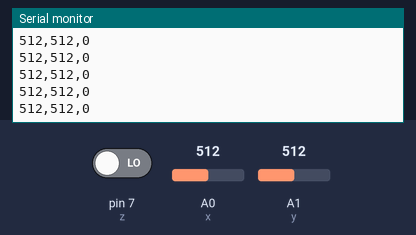
Simulated run of this sketch. Board: Arduino Uno, built with avr-gcc and run on an emulated ATmega328P. On the bench: the last lines printed to the serial monitor. Inputs (shaded band) come from the test bench; at power-on: A0 (x) = 512, A1 (y) = 512, pin 7 (z) LOW.

Above: at 1.2 s.
1.3 s: A0 (x) set to 716
At 1.31 s:
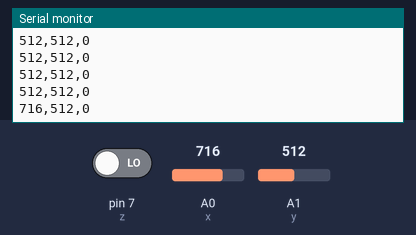
2.8 s: A1 (y) set to 716
At 2.82 s:
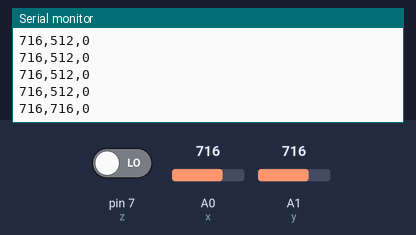
4.3 s: pin 7 (z) driven HIGH
At 4.33 s:
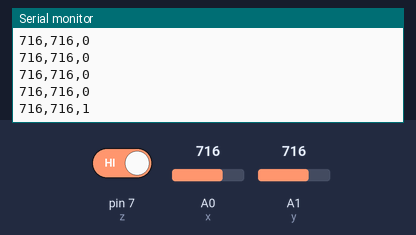
5.8 s: A0 (x) set to 900
At 5.84 s:
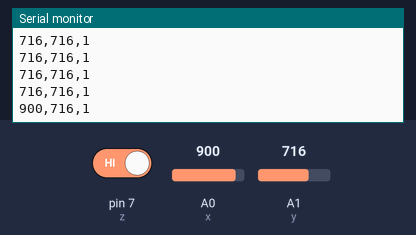
7.3 s: A1 (y) set to 900
At 7.35 s:
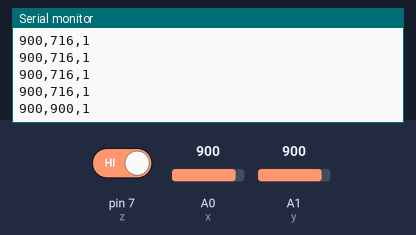
8.8 s: pin 7 (z) driven LOW
At 8.86 s:
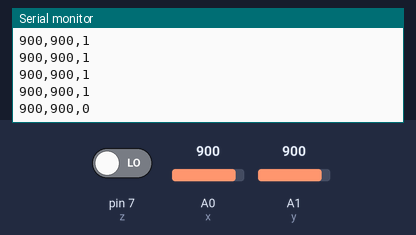
Timing chart, 0 to 11.3 s (numbered marks = the images above; inputs shaded):
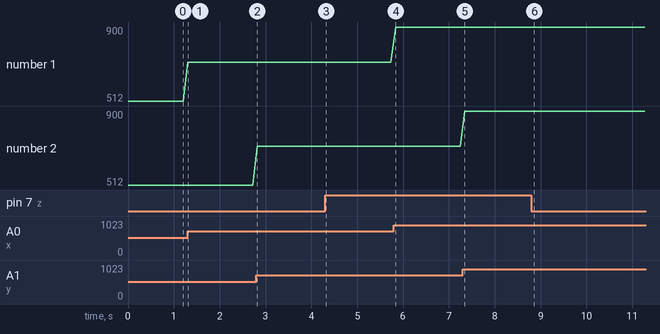

Measured:
- after the input at 1.3 s, the serial monitor: prints a new line at once (image 1)
- after the input at 2.8 s, the serial monitor: prints a new line at once (image 2)
- after the input at 4.3 s, the serial monitor: prints a new line at once (image 3)
- after the input at 5.8 s, the serial monitor: prints a new line at once (image 4)
- after the input at 7.3 s, the serial monitor: prints a new line after 0.05 s (image 5)
- after the input at 8.8 s, the serial monitor: prints a new line after 0.06 s (image 6)
- plotted number 1: 512 → 716 after the input at 1.3 s, 716 → 900 after the input at 5.8 s

The sketch:

ex31_2.ino
```cpp
int x = 0;
int y = 1;
int z = 7;

void setup() {
  // put your setup code here, to run once:
  pinMode(x, INPUT);
  pinMode(y, INPUT);
  pinMode(z, INPUT);
  Serial.begin(9600);
}

void loop() {
  // put your main code here, to run repeatedly:
  int nx, ny, nz;
  nx = analogRead(x);
    ny = analogRead(y);
  nz = digitalRead(z);
  Serial.print (nx, DEC); Serial.print (","); Serial.print (ny, DEC); Serial.print (","); Serial.println (nz, DEC); delay (100);

}
```
